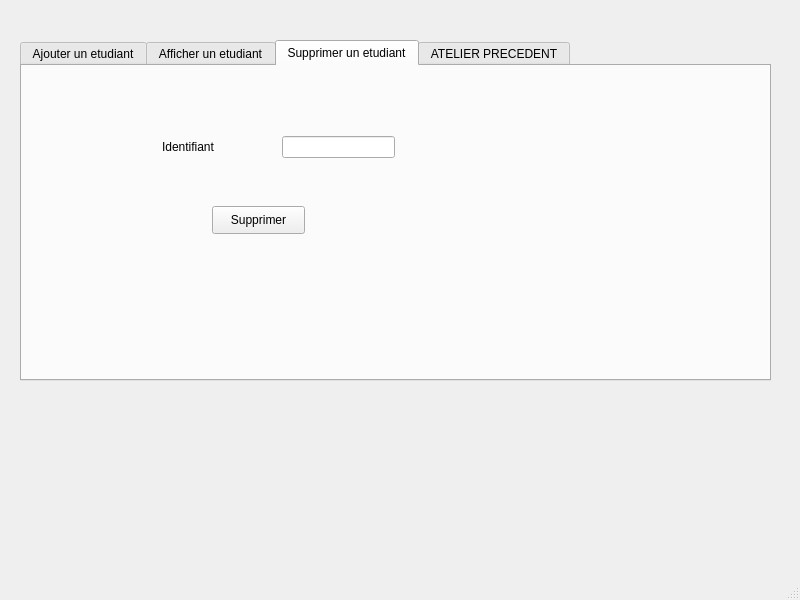
<?xml version="1.0" encoding="UTF-8"?>
<ui version="4.0">
 <class>MainWindow</class>
 <widget class="QMainWindow" name="MainWindow">
  <property name="geometry">
   <rect>
    <x>0</x>
    <y>0</y>
    <width>800</width>
    <height>600</height>
   </rect>
  </property>
  <property name="windowTitle">
   <string>MainWindow</string>
  </property>
  <widget class="QWidget" name="centralwidget">
   <widget class="QTabWidget" name="tabWidget">
    <property name="geometry">
     <rect>
      <x>20</x>
      <y>40</y>
      <width>751</width>
      <height>341</height>
     </rect>
    </property>
    <property name="currentIndex">
     <number>2</number>
    </property>
    <widget class="QWidget" name="tab">
     <attribute name="title">
      <string>Ajouter un etudiant</string>
     </attribute>
     <widget class="QGroupBox" name="Client_2">
      <property name="geometry">
       <rect>
        <x>10</x>
        <y>10</y>
        <width>411</width>
        <height>201</height>
       </rect>
      </property>
      <property name="title">
       <string>Ajout</string>
      </property>
      <widget class="QLabel" name="label_5">
       <property name="geometry">
        <rect>
         <x>30</x>
         <y>100</y>
         <width>56</width>
         <height>16</height>
        </rect>
       </property>
       <property name="text">
        <string>Nom</string>
       </property>
      </widget>
      <widget class="QLabel" name="label_6">
       <property name="geometry">
        <rect>
         <x>30</x>
         <y>150</y>
         <width>56</width>
         <height>16</height>
        </rect>
       </property>
       <property name="text">
        <string>Prenom</string>
       </property>
      </widget>
      <widget class="QLabel" name="label_7">
       <property name="geometry">
        <rect>
         <x>30</x>
         <y>50</y>
         <width>71</width>
         <height>16</height>
        </rect>
       </property>
       <property name="text">
        <string>Identifiant</string>
       </property>
      </widget>
      <widget class="QLineEdit" name="le_id">
       <property name="geometry">
        <rect>
         <x>130</x>
         <y>50</y>
         <width>113</width>
         <height>22</height>
        </rect>
       </property>
      </widget>
      <widget class="QLineEdit" name="le_nom">
       <property name="geometry">
        <rect>
         <x>130</x>
         <y>100</y>
         <width>113</width>
         <height>22</height>
        </rect>
       </property>
      </widget>
      <widget class="QLineEdit" name="le_prenom">
       <property name="geometry">
        <rect>
         <x>130</x>
         <y>150</y>
         <width>113</width>
         <height>22</height>
        </rect>
       </property>
      </widget>
      <widget class="QPushButton" name="pb_ajouter">
       <property name="geometry">
        <rect>
         <x>280</x>
         <y>90</y>
         <width>93</width>
         <height>28</height>
        </rect>
       </property>
       <property name="text">
        <string>Ajouter</string>
       </property>
      </widget>
     </widget>
    </widget>
    <widget class="QWidget" name="tab_2">
     <attribute name="title">
      <string>Afficher un etudiant</string>
     </attribute>
     <widget class="QTableView" name="tab_etudiant">
      <property name="geometry">
       <rect>
        <x>15</x>
        <y>11</y>
        <width>581</width>
        <height>281</height>
       </rect>
      </property>
     </widget>
    </widget>
    <widget class="QWidget" name="tab_3">
     <attribute name="title">
      <string>Supprimer un etudiant</string>
     </attribute>
     <widget class="QLabel" name="label_8">
      <property name="geometry">
       <rect>
        <x>140</x>
        <y>60</y>
        <width>71</width>
        <height>41</height>
       </rect>
      </property>
      <property name="text">
       <string>Identifiant</string>
      </property>
     </widget>
     <widget class="QLineEdit" name="le_id_supp">
      <property name="geometry">
       <rect>
        <x>260</x>
        <y>70</y>
        <width>113</width>
        <height>22</height>
       </rect>
      </property>
     </widget>
     <widget class="QPushButton" name="pb_supprimer">
      <property name="geometry">
       <rect>
        <x>190</x>
        <y>140</y>
        <width>93</width>
        <height>28</height>
       </rect>
      </property>
      <property name="text">
       <string>Supprimer</string>
      </property>
     </widget>
    </widget>
    <widget class="QWidget" name="tab_4">
     <attribute name="title">
      <string>ATELIER PRECEDENT</string>
     </attribute>
     <widget class="QTableView" name="tableView">
      <property name="geometry">
       <rect>
        <x>330</x>
        <y>130</y>
        <width>391</width>
        <height>131</height>
       </rect>
      </property>
     </widget>
     <widget class="QGroupBox" name="Client">
      <property name="geometry">
       <rect>
        <x>5</x>
        <y>10</y>
        <width>301</width>
        <height>271</height>
       </rect>
      </property>
      <property name="title">
       <string> Client</string>
      </property>
      <widget class="QLabel" name="label">
       <property name="geometry">
        <rect>
         <x>30</x>
         <y>150</y>
         <width>56</width>
         <height>16</height>
        </rect>
       </property>
       <property name="text">
        <string>Nom</string>
       </property>
      </widget>
      <widget class="QLabel" name="label_2">
       <property name="geometry">
        <rect>
         <x>30</x>
         <y>100</y>
         <width>56</width>
         <height>16</height>
        </rect>
       </property>
       <property name="text">
        <string>Prenom</string>
       </property>
      </widget>
      <widget class="QLabel" name="label_3">
       <property name="geometry">
        <rect>
         <x>30</x>
         <y>50</y>
         <width>56</width>
         <height>16</height>
        </rect>
       </property>
       <property name="text">
        <string>CIN</string>
       </property>
      </widget>
      <widget class="QLabel" name="label_4">
       <property name="geometry">
        <rect>
         <x>30</x>
         <y>200</y>
         <width>56</width>
         <height>16</height>
        </rect>
       </property>
       <property name="text">
        <string>Age</string>
       </property>
      </widget>
      <widget class="QLineEdit" name="lineEdit_CIN">
       <property name="geometry">
        <rect>
         <x>130</x>
         <y>50</y>
         <width>113</width>
         <height>22</height>
        </rect>
       </property>
      </widget>
      <widget class="QLineEdit" name="lineEdit_Prenom">
       <property name="geometry">
        <rect>
         <x>130</x>
         <y>100</y>
         <width>113</width>
         <height>22</height>
        </rect>
       </property>
      </widget>
      <widget class="QLineEdit" name="lineEdit_Nom">
       <property name="geometry">
        <rect>
         <x>130</x>
         <y>150</y>
         <width>113</width>
         <height>22</height>
        </rect>
       </property>
      </widget>
      <widget class="QLineEdit" name="lineEdit_Age">
       <property name="geometry">
        <rect>
         <x>130</x>
         <y>200</y>
         <width>113</width>
         <height>22</height>
        </rect>
       </property>
      </widget>
     </widget>
     <widget class="QPushButton" name="pushButton">
      <property name="geometry">
       <rect>
        <x>535</x>
        <y>70</y>
        <width>93</width>
        <height>28</height>
       </rect>
      </property>
      <property name="text">
       <string>Ajouter</string>
      </property>
     </widget>
     <widget class="QPushButton" name="afficher">
      <property name="geometry">
       <rect>
        <x>405</x>
        <y>70</y>
        <width>93</width>
        <height>28</height>
       </rect>
      </property>
      <property name="text">
       <string>Afficher</string>
      </property>
     </widget>
    </widget>
   </widget>
  </widget>
  <widget class="QMenuBar" name="menubar">
   <property name="geometry">
    <rect>
     <x>0</x>
     <y>0</y>
     <width>800</width>
     <height>26</height>
    </rect>
   </property>
  </widget>
  <widget class="QStatusBar" name="statusbar"/>
 </widget>
 <resources/>
 <connections/>
</ui>
